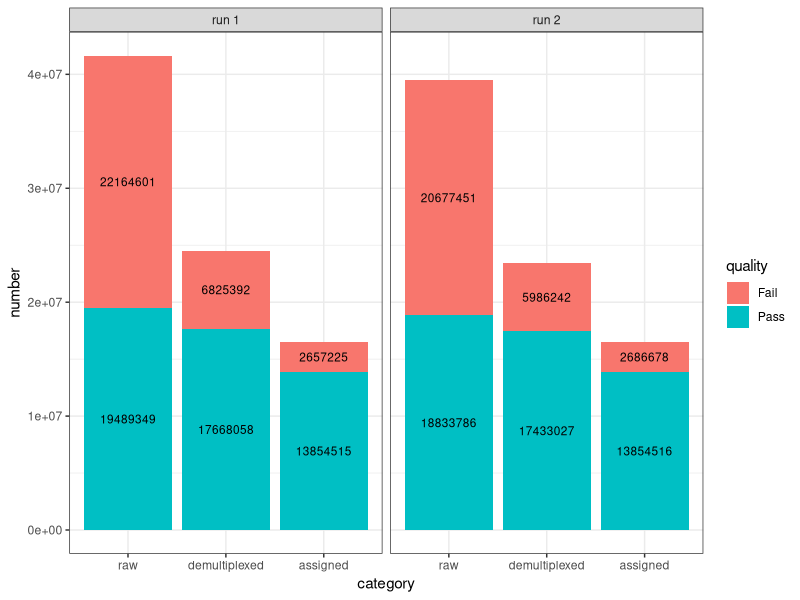
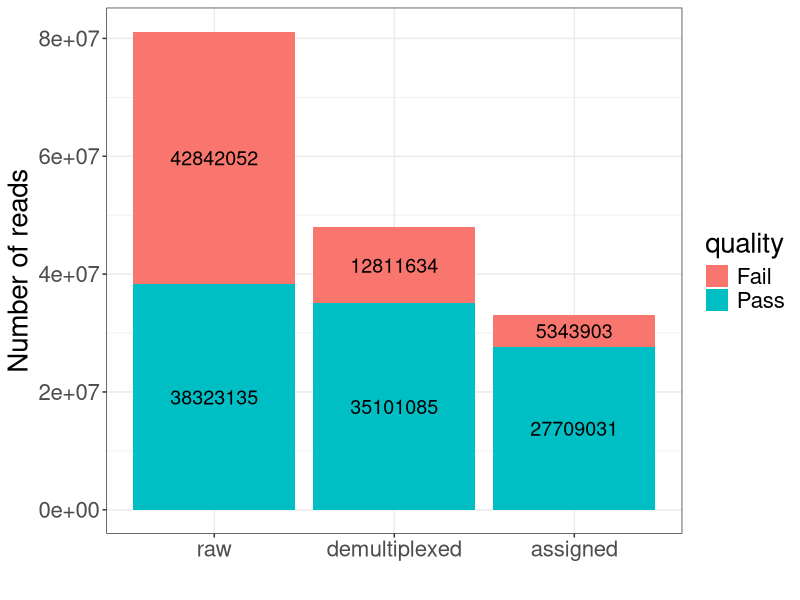

Generate these figures, in order, with R:
library(ggplot2)
readnum <- data.frame(
  number = c(19489349, 17668058, 13854515, 22164601, 6825392, 2657225, 18833786, 17433027, 13854516, 20677451, 5986242, 2686678),
  run = c(rep("run 1", 6), rep("run 2", 6)),
  quality = rep(rep(c("Pass", "Fail"), c(3, 3)), 2),
  category = factor(c(rep(c("raw", "demultiplexed",  "assigned"), 4)), levels= c("raw", "demultiplexed",  "assigned"))
)
pdf("totalreadnum.pdf", height = 4, width = 8)
ggplot(readnum, aes(x=category, y=number, fill=quality)) +
  geom_bar(stat = "identity") +
  facet_grid(.~run) +
  theme_bw() +
  geom_text(aes(label=number), position = position_stack(vjust = 0.5), size = 3)
dev.off()

readnum.ag <- aggregate(x=readnum$number, by=list(readnum$quality, readnum$category), FUN=sum)
colnames(readnum.ag) <- c("quality", "category", "number")
pdf("totalreadnum_combinedBatch.pdf", height = 4, width = 8)
ggplot(readnum.ag, aes(x=category, y=number, fill=quality)) +
  geom_bar(stat = "identity") +
  # facet_grid(.~run) +
  theme_bw() +
  geom_text(aes(label=number), position = position_stack(vjust = 0.5), size = 5) +
  theme(text = element_text(size=20)) +
  labs(x = "", y = "Number of reads")
dev.off()
